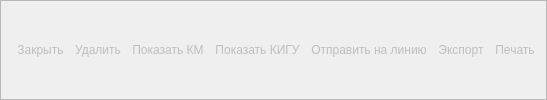
                           <widget class="QFrame" name="frame_15">
                            <property name="styleSheet">
                             <string notr="true">QPushButton {	
	background-position:center;
    background-repeat: no-repeat;
	border: none;
	border-radius: 20px;
	background-color: transparent;
	text-align: center;
	padding-left: 5px;
}
QPushButton:hover {
	background-color: rgb(66, 66, 66);
}
QPushButton:pressed {
	background-color: rgb(245, 246, 250);
	color: rgb(0, 0, 0);
}

</string>
                            </property>
                            <property name="frameShape">
                             <enum>QFrame::StyledPanel</enum>
                            </property>
                            <property name="frameShadow">
                             <enum>QFrame::Raised</enum>
                            </property>
                            <layout class="QHBoxLayout" name="horizontalLayout_10">
                             <item>
                              <widget class="QPushButton" name="closeBatch_btn">
                               <property name="enabled">
                                <bool>false</bool>
                               </property>
                               <property name="minimumSize">
                                <size>
                                 <width>0</width>
                                 <height>50</height>
                                </size>
                               </property>
                               <property name="styleSheet">
                                <string notr="true">QPushButton {	
	background-position:center;
    background-repeat: no-repeat;
	border: none;
	border-radius: 20px;
	background-color: transparent;
	text-align: center;
	padding-left: 5px;
}</string>
                               </property>
                               <property name="text">
                                <string>Закрыть</string>
                               </property>
                              </widget>
                             </item>
                             <item>
                              <widget class="QPushButton" name="deleteBatch_btn">
                               <property name="enabled">
                                <bool>false</bool>
                               </property>
                               <property name="minimumSize">
                                <size>
                                 <width>0</width>
                                 <height>50</height>
                                </size>
                               </property>
                               <property name="styleSheet">
                                <string notr="true">QPushButton {	
	background-position:center;
    background-repeat: no-repeat;
	border: none;
	border-radius: 20px;
	background-color: transparent;
	text-align: center;
	padding-left: 5px;
}</string>
                               </property>
                               <property name="text">
                                <string>Удалить</string>
                               </property>
                              </widget>
                             </item>
                             <item>
                              <widget class="QPushButton" name="showKM_btn">
                               <property name="enabled">
                                <bool>false</bool>
                               </property>
                               <property name="minimumSize">
                                <size>
                                 <width>0</width>
                                 <height>50</height>
                                </size>
                               </property>
                               <property name="styleSheet">
                                <string notr="true">QPushButton {	
	background-position:center;
    background-repeat: no-repeat;
	border: none;
	border-radius: 20px;
	background-color: transparent;
	text-align: center;
	padding-left: 5px;
}</string>
                               </property>
                               <property name="text">
                                <string>Показать КМ</string>
                               </property>
                              </widget>
                             </item>
                             <item>
                              <widget class="QPushButton" name="showKITU">
                               <property name="enabled">
                                <bool>false</bool>
                               </property>
                               <property name="minimumSize">
                                <size>
                                 <width>0</width>
                                 <height>50</height>
                                </size>
                               </property>
                               <property name="styleSheet">
                                <string notr="true">QPushButton {	
	background-position:center;
    background-repeat: no-repeat;
	border: none;
	border-radius: 20px;
	background-color: transparent;
	text-align: center;
	padding-left: 5px;
}</string>
                               </property>
                               <property name="text">
                                <string>Показать КИГУ</string>
                               </property>
                              </widget>
                             </item>
                             <item>
                              <widget class="QPushButton" name="sendBatchOnLine_btn">
                               <property name="enabled">
                                <bool>false</bool>
                               </property>
                               <property name="minimumSize">
                                <size>
                                 <width>0</width>
                                 <height>50</height>
                                </size>
                               </property>
                               <property name="styleSheet">
                                <string notr="true">QPushButton {	
	background-position:center;
    background-repeat: no-repeat;
	border: none;
	border-radius: 20px;
	background-color: transparent;
	text-align: center;
	padding-left: 5px;
}</string>
                               </property>
                               <property name="text">
                                <string>Отправить на линию</string>
                               </property>
                              </widget>
                             </item>
                             <item>
                              <widget class="QPushButton" name="exportBatch_btn">
                               <property name="enabled">
                                <bool>false</bool>
                               </property>
                               <property name="minimumSize">
                                <size>
                                 <width>0</width>
                                 <height>50</height>
                                </size>
                               </property>
                               <property name="styleSheet">
                                <string notr="true">QPushButton {	
	background-position:center;
    background-repeat: no-repeat;
	border: none;
	border-radius: 20px;
	background-color: transparent;
	text-align: center;
	padding-left: 5px;
}</string>
                               </property>
                               <property name="text">
                                <string>Экспорт</string>
                               </property>
                              </widget>
                             </item>
                             <item>
                              <widget class="QPushButton" name="printButton">
                               <property name="enabled">
                                <bool>false</bool>
                               </property>
                               <property name="minimumSize">
                                <size>
                                 <width>0</width>
                                 <height>50</height>
                                </size>
                               </property>
                               <property name="text">
                                <string>Печать</string>
                               </property>
                              </widget>
                             </item>
                            </layout>
                           </widget>
